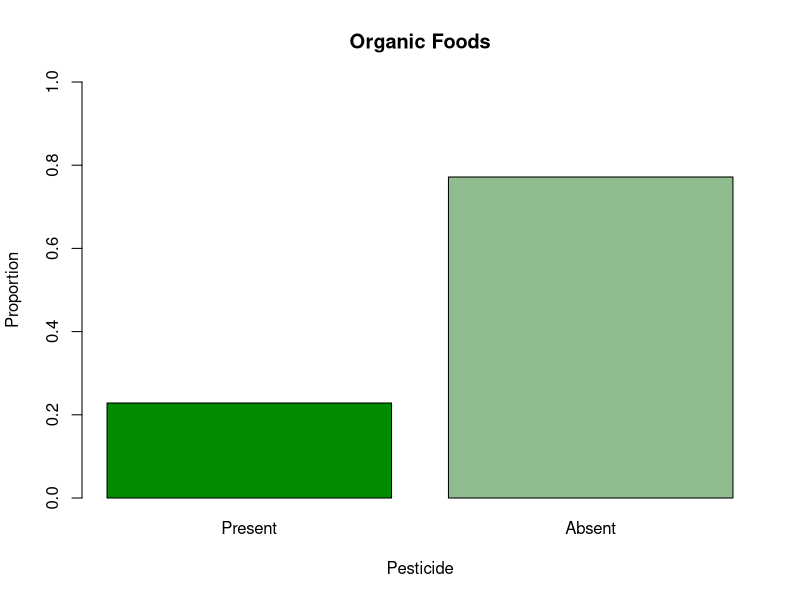
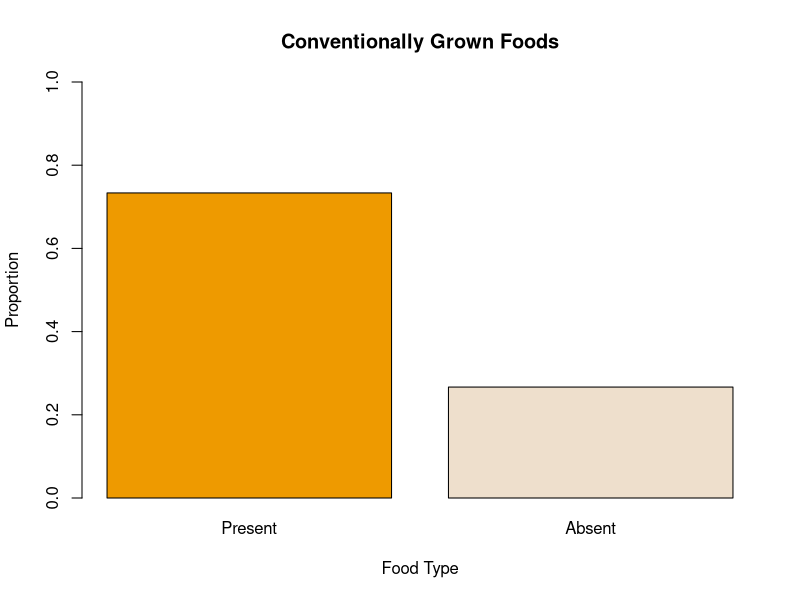
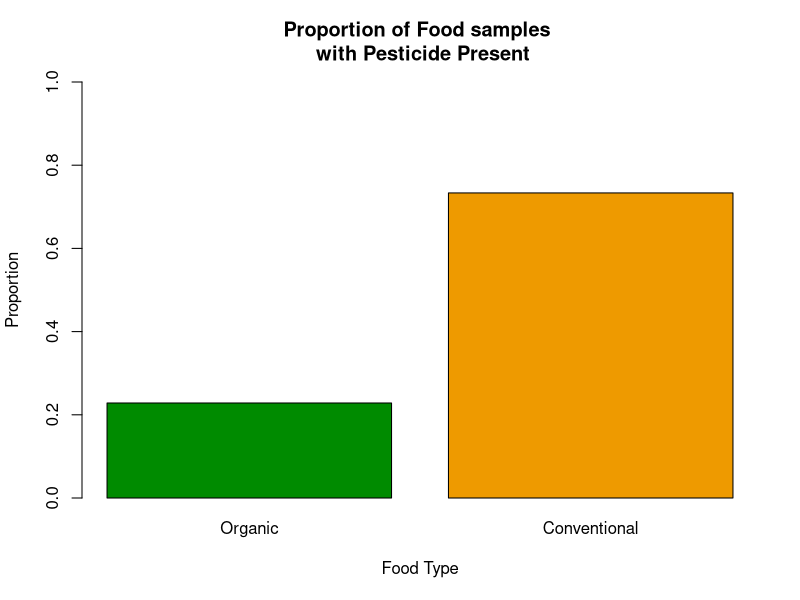

Generate these figures, in order, with R:
#############################################################
## R code to reproduce statistical analysis in the textbook:
## Agresti, Franklin, Klingenberg
## Statistics: The Art & Science of Learning from Data
## 5th Edition, Pearson 2021
## Web: ArtofStat.com
## Copyright: Bernhard Klingenberg
############################################################

###################
###  Chapter 3  ###
###  Example 3  ###
###################

#########################################
##   Graphing Conditional Proportions  ##
#########################################

# Reading in the data:
counts <- c(29, 98, 19485, 7086)
pesticide <- matrix(counts, nrow=2, ncol=2, byrow=TRUE, 
                    dimnames=list('Food Type' = c('Organic', 'Conventional'), 
                                  'Pesticides'= c('Present', 'Absent')))

# To find the conditional proportions for pesticide status
cond.props <- prop.table(pesticide, 1)

# Bar graph of conditional proportions on pesticide status for organic foods
barplot(cond.props[1,], xlab='Pesticide', ylab='Proportion', ylim=c(0,1), 
        main= 'Organic Foods', 
        col=c('green4', 'darkseagreen'))

# Bar graph of conditional proportions on pesticide status for conventionally foods
barplot(cond.props[2,], xlab='Food Type', ylab='Proportion', ylim=c(0,1), 
        main= 'Conventionally Grown Foods', 
        col=c('orange2', 'antiquewhite2'))

# Bar graph of proportion of food samples with pesticide present
barplot(cond.props[,1], xlab='Food Type', ylab='Proportion', ylim=c(0,1), 
        main= 'Proportion of Food samples \n with Pesticide Present', 
        col=c('green4', 'orange2'))




